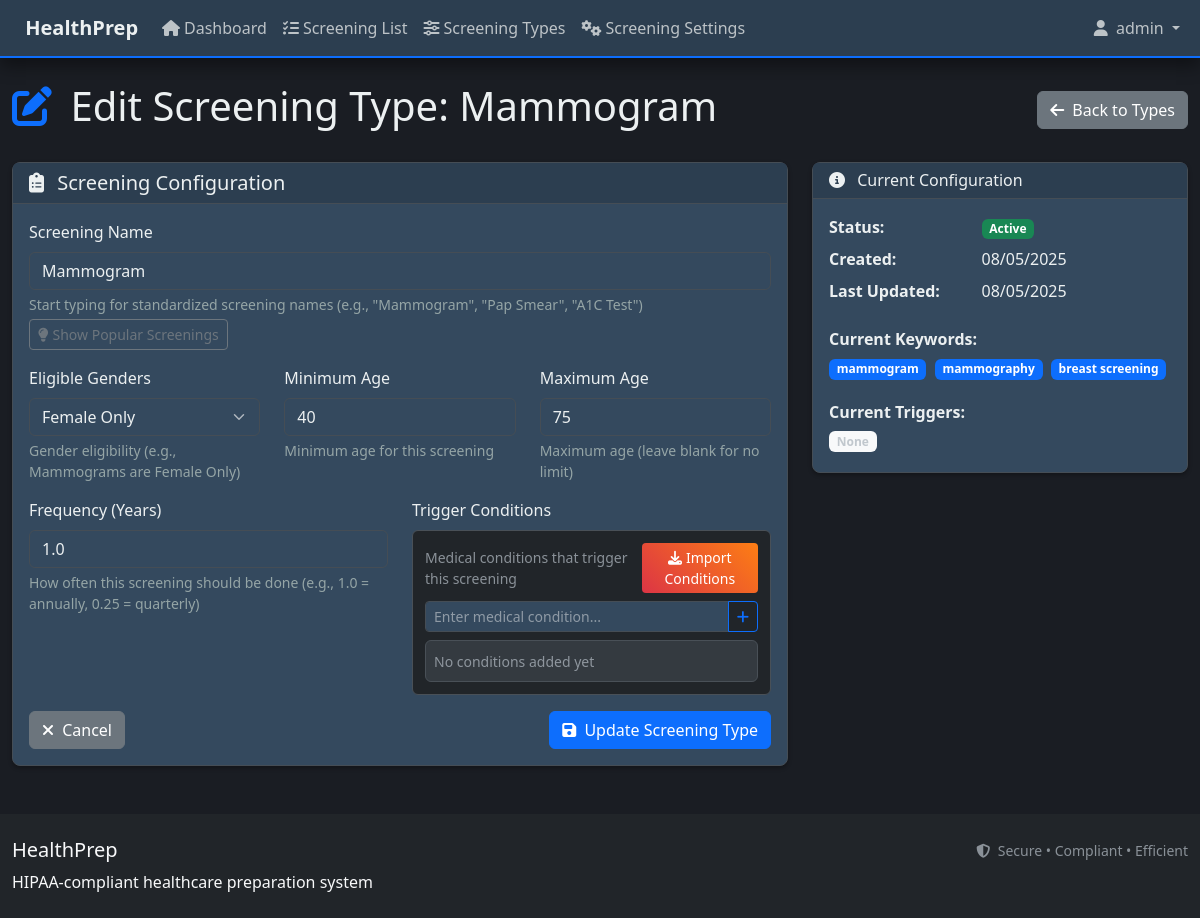
Page /screening/type/1/edit (signed in) on the earlier database version.
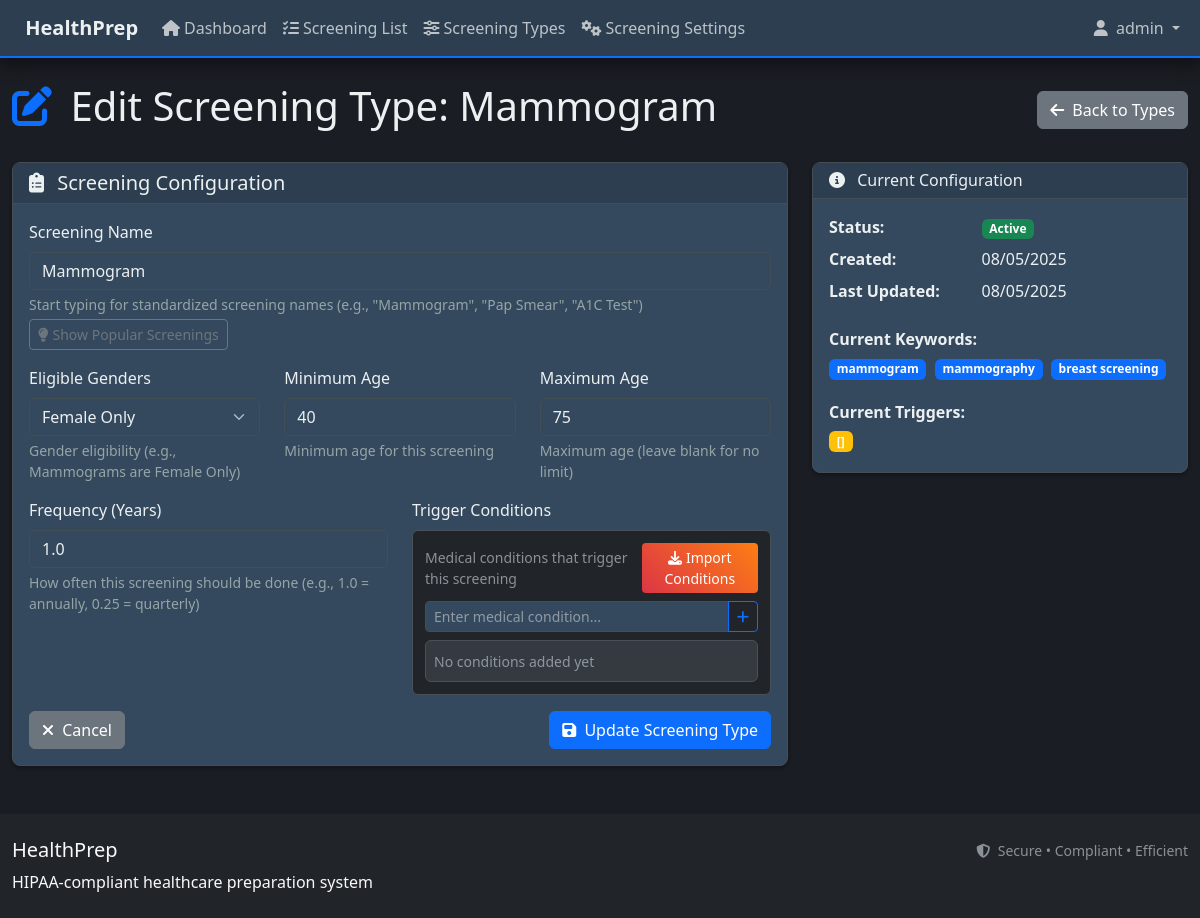
Same page on the later database version.
### routes/screening_routes.py (the view, shortened to what this page needs)
@screening_bp.route('/type/<int:type_id>/edit', methods=['GET', 'POST'])
@login_required
def edit_screening_type(type_id):
    try:
        screening_type = ScreeningType.query.get_or_404(type_id)
        form = ScreeningTypeForm(obj=screening_type)
        if not request.method == 'POST':  # Only populate on GET request
            form.eligible_genders.data = screening_type.eligible_genders
            form.frequency_years.data = screening_type.frequency_years
            if screening_type.trigger_conditions_list:
                form.trigger_conditions.data = ','.join(screening_type.trigger_conditions_list)
        return render_template('screening/edit_screening_type.html',
                             form=form, screening_type=screening_type)
    except Exception as e:
        logger.error(f"Error editing screening type: {str(e)}")
        flash('Error editing screening type', 'error')
        return redirect(url_for('screening.screening_types'))

### forms.py
class ScreeningTypeForm(FlaskForm):
    name = StringField('Screening Name', validators=[DataRequired(), Length(min=2, max=100)])
    eligible_genders = SelectField('Eligible Genders',
                                 choices=[('both', 'Both Genders'), ('M', 'Male Only'), ('F', 'Female Only')],
                                 default='both')
    min_age = IntegerField('Minimum Age', validators=[Optional(), NumberRange(min=0, max=150)])
    max_age = IntegerField('Maximum Age', validators=[Optional(), NumberRange(min=0, max=150)])
    frequency_years = FloatField('Frequency (Years)',
                               validators=[DataRequired(), NumberRange(min=0.08, max=50)],  # 0.08 = ~1 month
                               render_kw={'step': '0.25', 'placeholder': '1.0 for annual, 0.25 for quarterly'})
    trigger_conditions = TextAreaField('Trigger Conditions',
                                     validators=[Length(max=1000)],
                                     render_kw={'placeholder': 'diabetes, hypertension, family history'})
    submit = SubmitField('Save Screening Type')

### models.py (called while the page is built)
    @property
    def is_active(self):
        return True  # All users are active by default

### templates/screening/edit_screening_type.html (shortened to what the changed rows need)
{% extends 'base_user.html' %}
{% block extra_css %}
<link href="{{ url_for('static', filename='css/keyword_modal.css') }}" rel="stylesheet">
{% endblock %}
{% block content %}
<div class="d-flex justify-content-between align-items-center mb-4">
    <h1>
        <i class="fas fa-edit me-2 text-primary"></i>
        Edit Screening Type: {{ screening_type.name }}
    </h1>
</div>
<div class="row">
    <div class="col-lg-4">
        <div class="card">
            <div class="card-body">
                <div class="mt-3">
                    <div class="mt-1">
                        {% if screening_type.trigger_conditions_list %}
                            {% for condition in screening_type.trigger_conditions_list %}
                            <span class="badge bg-warning me-1 mb-1">{{ condition }}</span>
                            {% endfor %}
                        {% else %}
                            <span class="badge bg-light text-muted me-1 mb-1">None</span>
                        {% endif %}
                    </div>
                </div>
            </div>
        </div>
    </div>
</div>
<link rel="stylesheet" href="{{ url_for('static', filename='css/keyword_modal.css') }}">
{% endblock %}

Differences in the rows shown:
changed ScreeningType "Mammogram": trigger_conditions empty → "[\"[]\"]" (drawn)
Other differences:
text no longer shown: "None"
